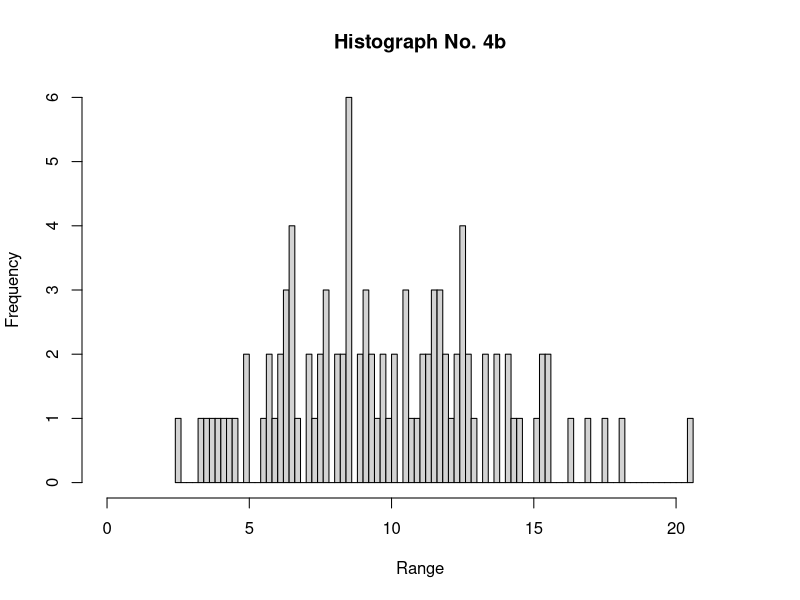

Source code (R):
x <- 2
v <- 10

# 4a = Fungsi Probabilitas dari Distribusi Chi-Square
dchisq(x, v)

# 4b = Histogram distribusi Chi-square dengan 100 data random
set.seed(1)
hist(rchisq(100, v), main= "Histograph No. 4b", breaks=100, xlab="Range", xlim=c(0,22)) 

# 4c = Menghitung rata-rata dan varian
paste("4c: rata-rata = ", v, ", varian = ", 2*v)